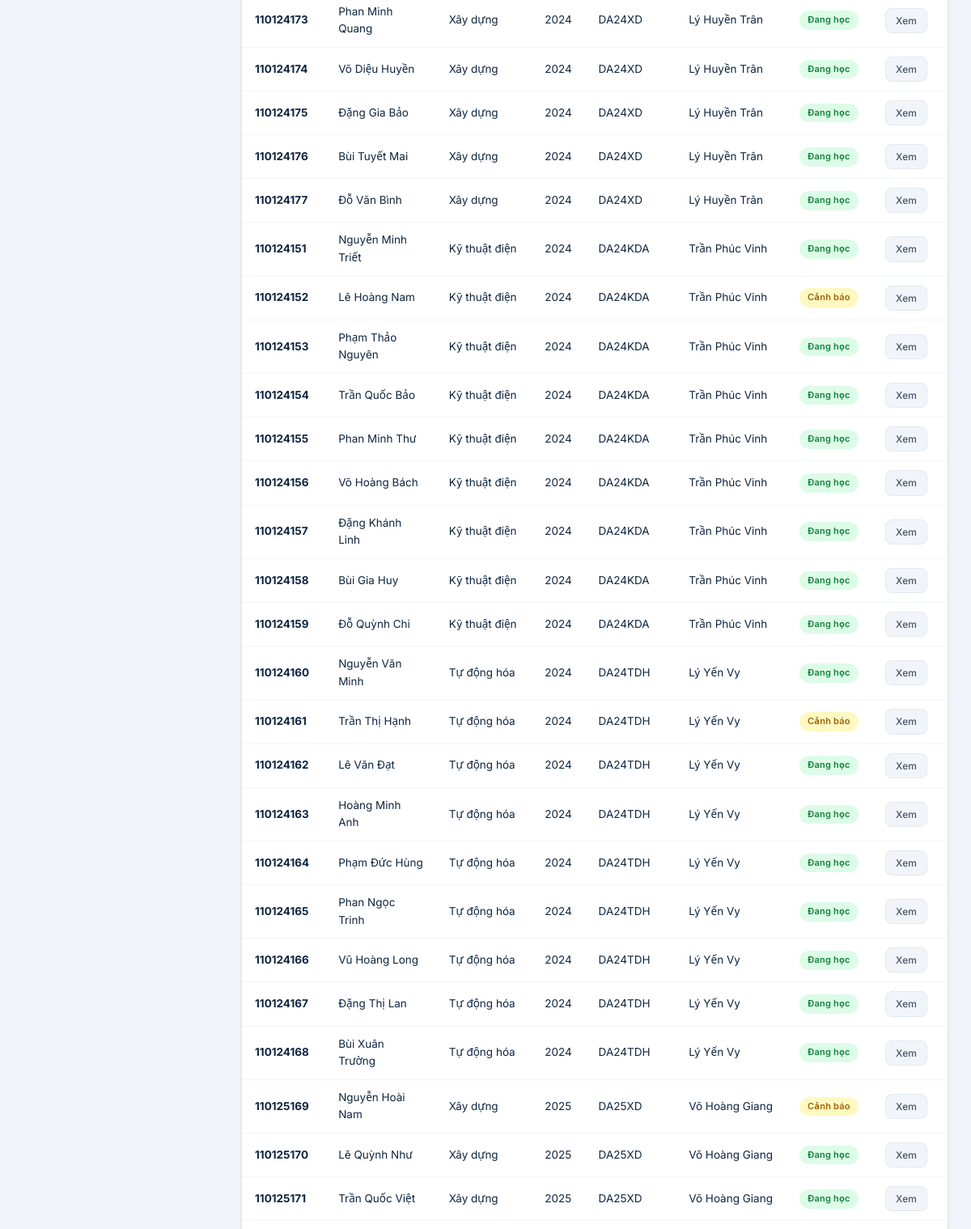
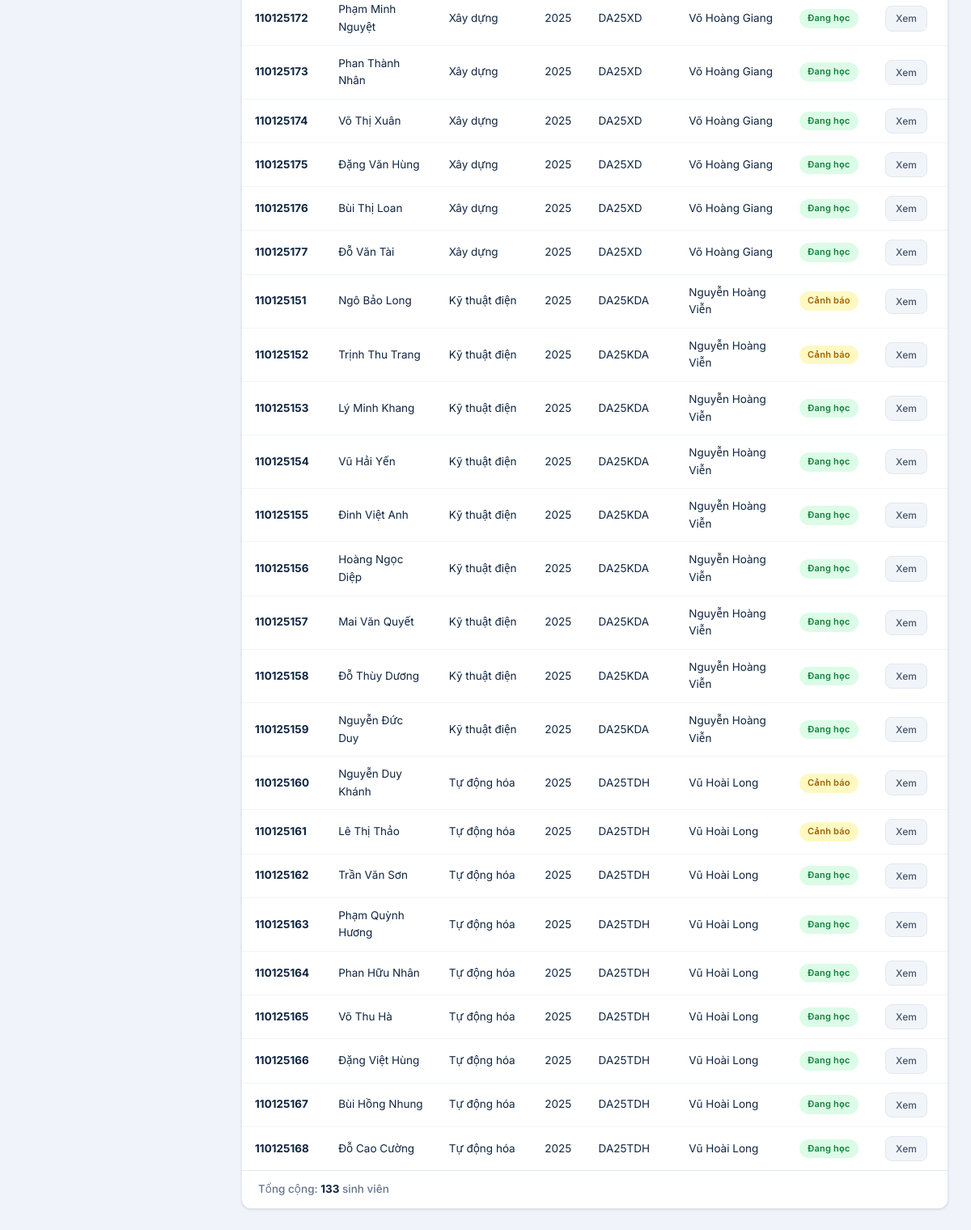
The app's page /students/ (signed in, lower part), older data (2 pictures, top to bottom).
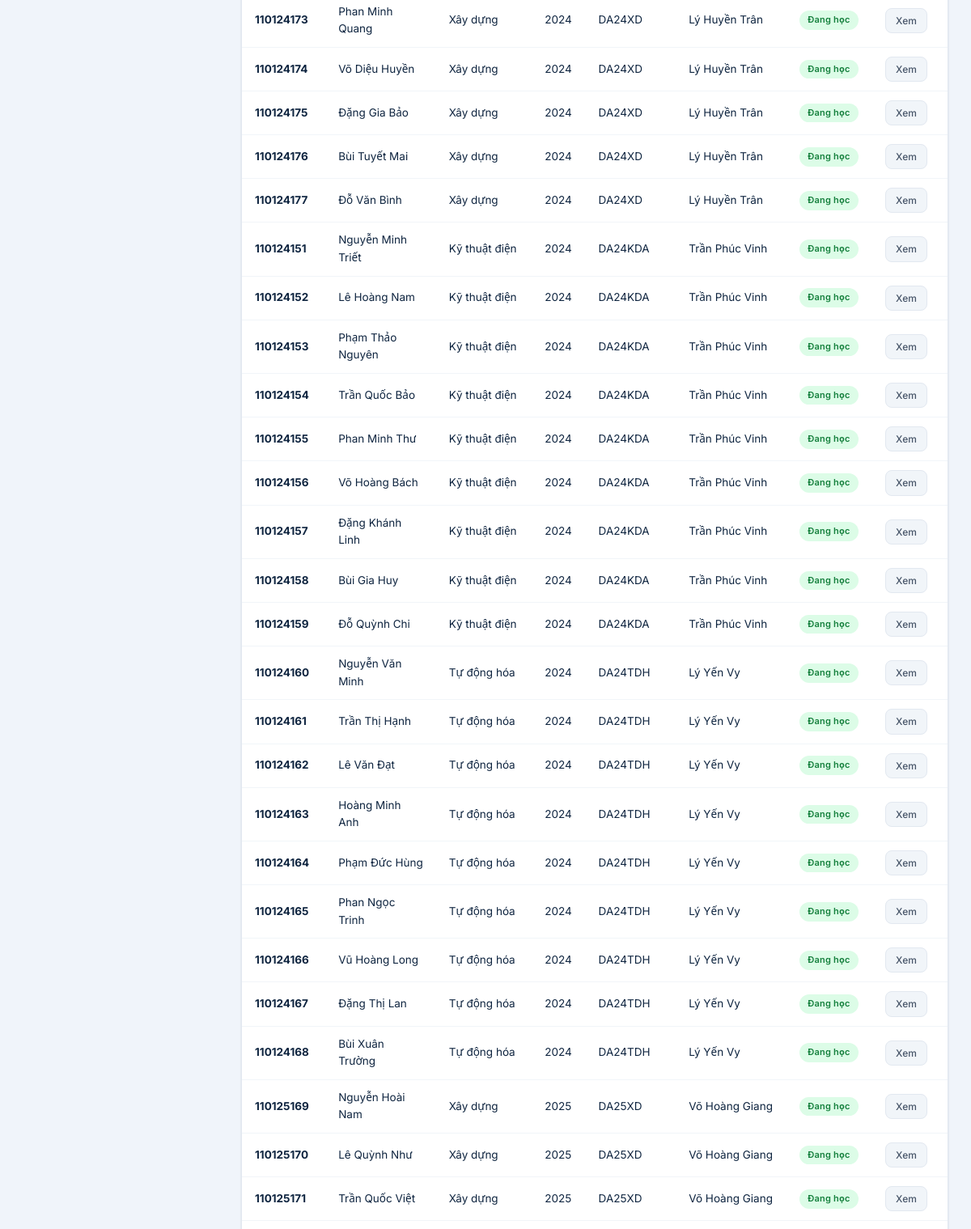
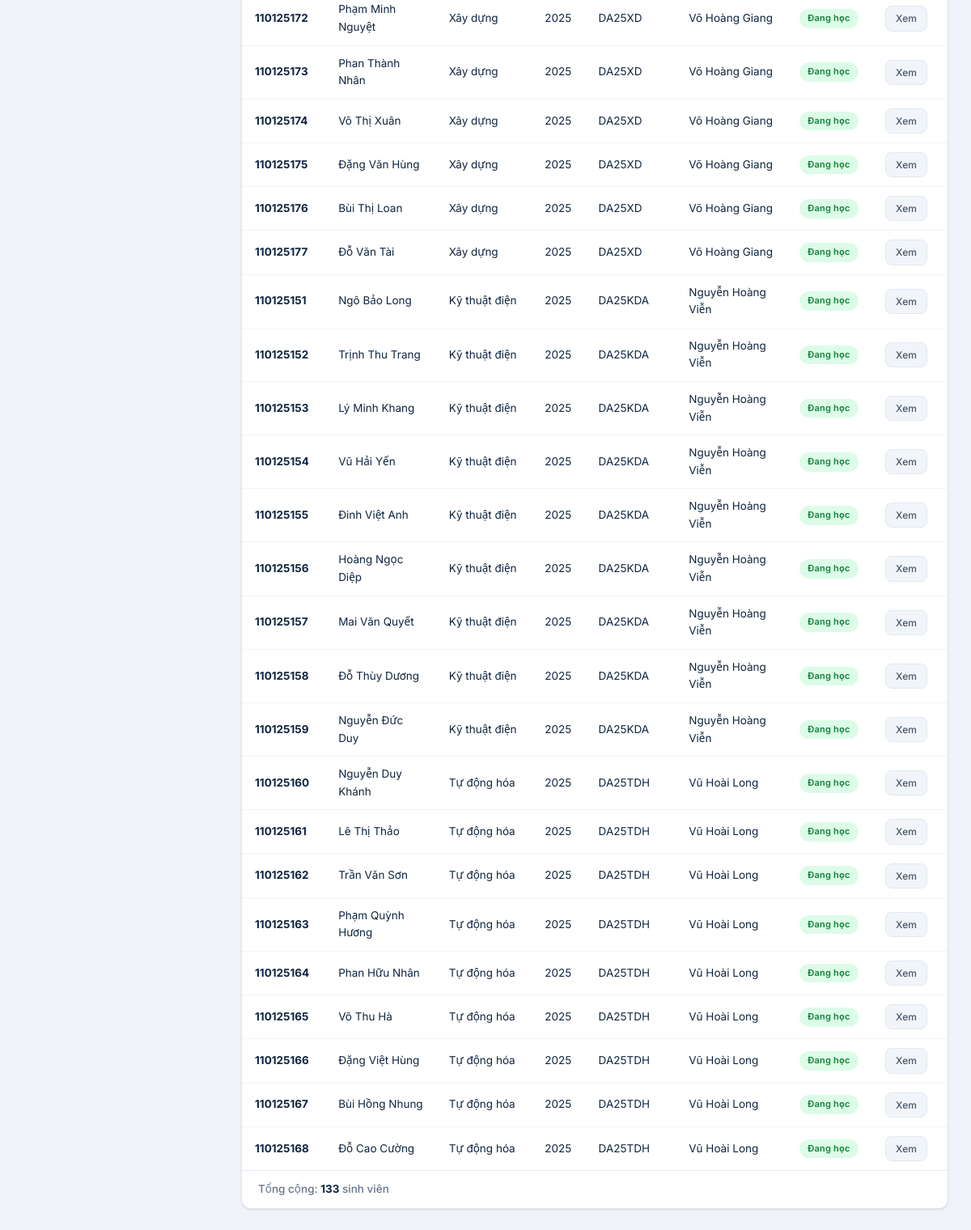
The same page, newer data (2 pictures, top to bottom).
### students/models.py (models this page shows, shortened)
class SinhVien(models.Model):
    TRANG_THAI_CHOICES = [
        ('dang_hoc', 'Đang học'),
        ('canh_bao', 'Cảnh báo học vụ'),
        ('dinh_chi', 'Đình chỉ'),
        ('tot_nghiep', 'Tốt nghiệp'),
        ('thoi_hoc', 'Thôi học'),
    ]
    user = models.OneToOneField(CustomUser, on_delete=models.SET_NULL, null=True, blank=True,
                                 related_name='sinh_vien', verbose_name='Tài khoản')
    mssv = models.CharField(max_length=20, unique=True, verbose_name='Mã số sinh viên')
    ho_ten = models.CharField(max_length=200, verbose_name='Họ và tên')
    ngay_sinh = models.DateField(null=True, blank=True, verbose_name='Ngày sinh')
    gioi_tinh = models.CharField(max_length=5, choices=[('Nam', 'Nam'), ('Nu', 'Nữ')], blank=True)
    email = models.EmailField(blank=True, verbose_name='Email')
    so_dien_thoai = models.CharField(max_length=15, blank=True, verbose_name='Số điện thoại')
    nganh = models.ForeignKey(Nganh, on_delete=models.SET_NULL, null=True, verbose_name='Ngành')
    khoa = models.CharField(max_length=10, verbose_name='Khóa học', help_text='VD: K2021')
    lop = models.ForeignKey('Lop', on_delete=models.SET_NULL, null=True, blank=True,
                             related_name='sinh_viens', verbose_name='Lớp')
    covan = models.ForeignKey(CustomUser, on_delete=models.SET_NULL, null=True, blank=True,
                               related_name='sinh_vien_phu_trach', verbose_name='Cố vấn học tập',
                               limit_choices_to={'role': 'covan'})
    trang_thai = models.CharField(max_length=20, choices=TRANG_THAI_CHOICES, default='dang_hoc',
                                   verbose_name='Trạng thái')
    ngay_nhap_hoc = models.DateField(null=True, blank=True, verbose_name='Ngày nhập học')
    class Meta:
        verbose_name = 'Sinh viên'
        verbose_name_plural = 'Sinh viên'
        ordering = ['mssv']
    @property
    def covan_hien_tai(self):
        if self.lop and self.lop.covan:
            return self.lop.covan
        return self.covan
    @property
    def ten_covan(self):
        cv = self.covan_hien_tai
        return cv.full_name if cv else '-'

class Nganh(models.Model):
    ma_nganh = models.CharField(max_length=20, unique=True, verbose_name='Mã ngành')
    ten_nganh = models.CharField(max_length=200, verbose_name='Tên ngành')
    khoa = models.CharField(max_length=200, default='Khoa Công nghệ thông tin', verbose_name='Khoa')
    class Meta:
        verbose_name = 'Ngành học'
        verbose_name_plural = 'Ngành học'

class Lop(models.Model):
    ten_lop = models.CharField(max_length=50, unique=True, verbose_name='Tên lớp')
    nganh = models.ForeignKey(Nganh, on_delete=models.SET_NULL, null=True, verbose_name='Ngành')
    khoa = models.CharField(max_length=10, verbose_name='Khóa học', help_text='VD: K2021')
    covan = models.OneToOneField(
        CustomUser, on_delete=models.SET_NULL, null=True, blank=True,
        related_name='lop_phu_trach', verbose_name='Cố vấn học tập',
        limit_choices_to={'role': 'covan'}
    )
    class Meta:
        verbose_name = 'Lớp học'
        verbose_name_plural = 'Lớp học'
        ordering = ['ten_lop']

### accounts/models.py (models this page shows, shortened)
class CustomUser(AbstractUser):
    ROLE_CHOICES = [
        ('admin', 'Quản trị viên'),
        ('giaovu', 'Giáo vụ'),
        ('covan', 'Cố vấn học tập'),
        ('sinhvien', 'Sinh viên'),
    ]
    role = models.CharField(max_length=20, choices=ROLE_CHOICES, default='sinhvien', verbose_name='Vai trò')
    full_name = models.CharField(max_length=200, blank=True, verbose_name='Họ và tên')
    phone = models.CharField(max_length=15, blank=True, verbose_name='Số điện thoại')
    class Meta:
        verbose_name = 'Người dùng'
        verbose_name_plural = 'Người dùng'
    @property
    def is_admin(self):
        return self.role == 'admin'
    @property
    def is_giaovu(self):
        return self.role == 'giaovu'
    @property
    def is_covan(self):
        return self.role == 'covan'
    @property
    def is_sinhvien(self):
        return self.role == 'sinhvien'

### students/views.py (the view, shortened to what this page needs)
# urls.py: path('', views.sinhvien_list, name='sinhvien_list'),
@login_required
def sinhvien_list(request):
    qs = SinhVien.objects.select_related('nganh', 'covan', 'lop').order_by('khoa', 'nganh__khoa', 'lop__ten_lop', 'mssv')
    q = request.GET.get('q', '')
    trang_thai = request.GET.get('trang_thai', '')
    khoa = request.GET.get('khoa', '')
    nganh_id = request.GET.get('nganh', '')
    lop_id = request.GET.get('lop', '')
    khoa_hoc = request.GET.get('khoa_hoc', '')
    if request.user.is_sinhvien:
        try:
            qs = qs.filter(user=request.user)
        except Exception:
            qs = qs.none()
    else:
        if request.user.is_covan:
            qs = qs.filter(lop__covan=request.user)
        if khoa_hoc:
            cohort_suffix = khoa_hoc[-2:]
            qs = qs.filter(lop__ten_lop__contains=cohort_suffix)
        if khoa:
            qs = qs.filter(nganh__khoa=khoa)
        if nganh_id:
            qs = qs.filter(nganh_id=nganh_id)
        if lop_id:
            qs = qs.filter(lop_id=lop_id)
    if trang_thai:
        qs = qs.filter(trang_thai=trang_thai)
    from .models import Lop
    import re
    nganhs = Nganh.objects.all()
    khoas = Nganh.objects.values_list('khoa', flat=True).distinct()
    unique_years = set()
    for name in Lop.objects.values_list('ten_lop', flat=True):
        m = re.search(r'\d{2}', name)
        if m:
            unique_years.add("20" + m.group())
    khoa_hocs = sorted(list(unique_years), reverse=True)
    lops = Lop.objects.all()
    if request.user.is_covan:
        lops = lops.filter(covan=request.user)
    if nganh_id:
        lops = lops.filter(nganh_id=nganh_id)
    if khoa_hoc:
        cohort_suffix = khoa_hoc[-2:]
        lops = lops.filter(ten_lop__contains=cohort_suffix)
    if khoa:
        nganhs = nganhs.filter(khoa=khoa)
    return render(request, 'students/sinhvien_list.html', {
        'sinhviens': qs,
        'nganhs': nganhs,
        'khoas': khoas,
        'lops': lops,
        'khoa_hocs': khoa_hocs,
        'q': q,
        'trang_thai': trang_thai,
        'selected_khoa': khoa,
        'nganh_id': nganh_id,
        'selected_lop': lop_id,
        'selected_khoa_hoc': khoa_hoc,
    })

### templates/students/sinhvien_list.html (shortened to what this page needs)
{% extends 'base.html' %}
{% block content %}
<div class="card">
    <div class="card-body" style="padding:0">
        <div class="table-responsive">
        <table class="data-table">
            <tbody>
            {% for sv in sinhviens %}
            <tr>
                <td><strong>{{ sv.mssv }}</strong></td>
                <td>{{ sv.ho_ten }}</td>
                <td>{{ sv.nganh.ten_nganh|default:'-' }}</td>
                <td>{{ sv.khoa }}</td>
                <td>{{ sv.lop.ten_lop|default:'-' }}</td>
                <td>{{ sv.ten_covan }}</td>
                <td>
                    {% if sv.trang_thai == 'dang_hoc' %}<span class="badge badge-success">Đang học</span>
                    {% elif sv.trang_thai == 'canh_bao' %}<span class="badge badge-warning">Cảnh báo</span>
                    {% elif sv.trang_thai == 'dinh_chi' %}<span class="badge badge-danger">Đình chỉ</span>
                    {% elif sv.trang_thai == 'tot_nghiep' %}<span class="badge badge-info">Tốt nghiệp</span>
                    {% else %}<span class="badge badge-secondary">{{ sv.get_trang_thai_display }}</span>{% endif %}
                </td>
                <td>
                    <a href="{% url 'students:sinhvien_detail' sv.pk %}" class="btn btn-sm btn-secondary">Xem</a>
                </td>
            </tr>
            {% empty %}
            <tr><td colspan="8" style="text-align:center;color:#94a3b8;padding:32px">Không có sinh viên nào</td></tr>
            {% endfor %}
            </tbody>
        </table>
        </div>
        <div style="padding: 12px 20px; font-size: 13.5px; border-top: 1px solid var(--border); color: var(--text-secondary); font-weight: 500;">
            Tổng cộng: <strong style="color: var(--text-primary);">{{ sinhviens|length }}</strong> sinh viên
        </div>
    </div>
</div>
{% endblock %}

Row changes from the older to the newer data that the page shows:
changed SinhVien "Lê Hoàng Nam": trang_thai "Cảnh báo" → "Đang học"
changed SinhVien "Trần Thị Hạnh": trang_thai "Cảnh báo" → "Đang học"
changed SinhVien "Nguyễn Hoài Nam": trang_thai "Cảnh báo" → "Đang học"
changed SinhVien "Ngô Bảo Long": trang_thai "Cảnh báo" → "Đang học"
changed SinhVien "Trịnh Thu Trang": trang_thai "Cảnh báo" → "Đang học"
changed SinhVien "Nguyễn Duy Khánh": trang_thai "Cảnh báo" → "Đang học"
changed SinhVien "Lê Thị Thảo": trang_thai "Cảnh báo" → "Đang học"
